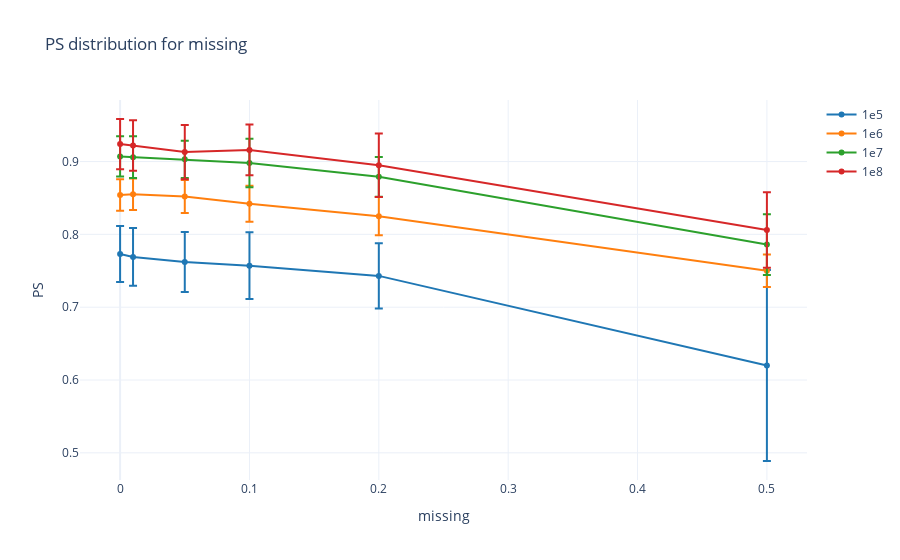

Source (notebook cell):
### Code cell
anova_and_error_plot(hom_sap_results_pop1, "PS", "missing")

### Figure 1 — Plotly figure (JSON) as saved in the notebook; plotly's stock layout.template omitted (floating-point values rounded to 4 significant figures)
{"data": [{"error_y": {"array": [0.0385, 0.03963, 0.0412, 0.04586, 0.04475, 0.1312], "type": "data", "visible": true}, "marker": {"color": "#1F77B4"}, "name": "1e5", "x": [0.0, 0.01, 0.05, 0.1, 0.2, 0.5], "y": [0.773, 0.769, 0.762, 0.757, 0.743, 0.62], "type": "scatter"}, {"error_y": {"array": [0.02155, 0.02157, 0.02273, 0.02483, 0.02619, 0.02237], "type": "data", "visible": true}, "marker": {"color": "#FF7F0E"}, "name": "1e6", "x": [0.0, 0.01, 0.05, 0.1, 0.2, 0.5], "y": [0.854, 0.855, 0.852, 0.842, 0.825, 0.75], "type": "scatter"}, {"error_y": {"array": [0.0276, 0.02872, 0.02572, 0.03342, 0.02738, 0.04178], "type": "data", "visible": true}, "marker": {"color": "#2CA02C"}, "name": "1e7", "x": [0.0, 0.01, 0.05, 0.1, 0.2, 0.5], "y": [0.907, 0.906, 0.903, 0.898, 0.879, 0.786], "type": "scatter"}, {"error_y": {"array": [0.03443, 0.0346, 0.03718, 0.03472, 0.04367, 0.05183], "type": "data", "visible": true}, "marker": {"color": "#D62728"}, "name": "1e8", "x": [0.0, 0.01, 0.05, 0.1, 0.2, 0.5], "y": [0.924, 0.922, 0.913, 0.916, 0.895, 0.806], "type": "scatter"}], "layout": {"xaxis": {"title": {"text": "missing"}}, "yaxis": {"title": {"text": "PS"}}, "title": {"text": "PS distribution for missing"}}}
